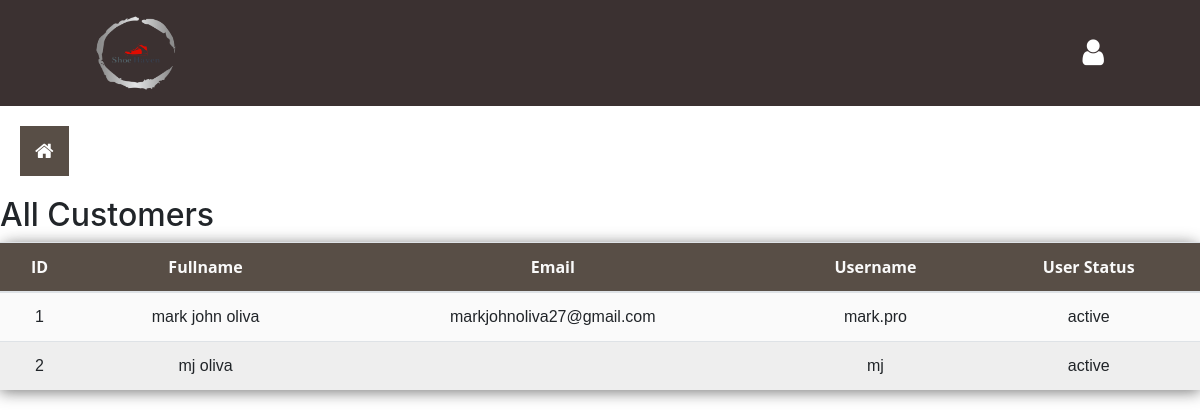
Page /PROJECT101/customers.php (signed in) on the committed database.
### tables this page shows
CREATE TABLE `users` (
  `user_id` int(255) NOT NULL,
  `fullname` varchar(250) NOT NULL,
  `age` int(100) NOT NULL,
  `gender` varchar(100) NOT NULL,
  `email` varchar(250) NOT NULL,
  `username` varchar(250) NOT NULL,
  `password` varchar(100) NOT NULL,
  `profile_image` varchar(100) NOT NULL,
  `date` timestamp NOT NULL DEFAULT current_timestamp() ON UPDATE current_timestamp(),
  `user_type` char(1) NOT NULL DEFAULT 'u' COMMENT 'u - user\r\na - admin',
  `status` varchar(100) NOT NULL DEFAULT 'active'
);

### PROJECT101/customers.php (the view, shortened to what this page needs)
<?php
include("connection.php");
?>
<!DOCTYPE html>
<html lang="en">
<head>
  <link rel="stylesheet" href="https://cdn.jsdelivr.net/npm/bootstrap@4.0.0/dist/css/bootstrap.min.css">
  <link rel="stylesheet" href="https://cdnjs.cloudflare.com/ajax/libs/font-awesome/4.7.0/css/font-awesome.min.css">
</head>
<body>
  <?php
  require_once('include/adminheader.php');
  require_once('include/sidebar.php');
  ?>
  <div>
    <h2>All Customers</h2>
    <table class="table">
      <thead>
        <tr>
          <th class="text-center">ID</th>
          <th class="text-center">Fullname</th>
          <th class="text-center">Email</th>
          <th class="text-center">Username</th>
          <th class="text-center">User Status</th>
        </tr>
      </thead>
      <tbody>
        <?php
        $sql = "SELECT * FROM users WHERE user_type = 'u'";
        $result = $con->query($sql);
        $count = 1;
        if ($result->num_rows > 0) {
          while ($row = $result->fetch_assoc()) {
        ?>
            <tr>
              <td><?php echo $count; ?></td>
              <td><?php echo $row["fullname"]; ?></td>
              <td><?php echo $row["email"]; ?></td>
              <td><?php echo $row["username"]; ?></td>
              <td><?php echo $row["status"]; ?></td>
            </tr>
        <?php
            $count++;
          }
        }
        ?>
      </tbody>
    </table>
  </div>
</body>
</html>

### PROJECT101/customers.php (style rules this page uses)
table { width: 100%; border-collapse: collapse; border-spacing: 0; box-shadow: 0 2px 15px rgba(64, 64, 64, .7); border-radius: 12px 12px 0 0; margin-bottom: 50px; }
td, th { padding: 10px 16px; text-align: center; }
th { background-color: #584e46; color: #fafafa; font-family: 'Open Sans', Sans-serif; font-weight: bold; }
tr { width: 100%; background-color: #fafafa; font-family: 'Montserrat', sans-serif; }
tr:nth-child(even) { background-color: #eeeeee; }

### rows in the picture
users: fullname "mark john oliva", email "markjohnoliva27@gmail.com", username "mark.pro", status "active"
users: fullname "mj oliva", username "mj", status "active"
